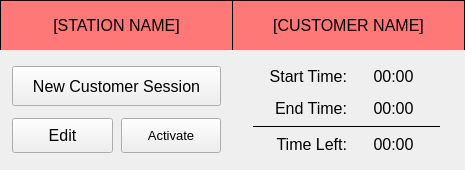
<?xml version="1.0" encoding="UTF-8"?>
<ui version="4.0">
 <class>frame_station_8</class>
 <widget class="QWidget" name="frame_station_8">
  <property name="geometry">
   <rect>
    <x>0</x>
    <y>0</y>
    <width>465</width>
    <height>170</height>
   </rect>
  </property>
  <property name="minimumSize">
   <size>
    <width>430</width>
    <height>170</height>
   </size>
  </property>
  <property name="maximumSize">
   <size>
    <width>510</width>
    <height>190</height>
   </size>
  </property>
  <property name="windowTitle">
   <string>Form</string>
  </property>
  <property name="styleSheet">
   <string notr="true">QWidget {
	font: 12pt &quot;Segoe UI&quot;;
}
QWidget[stationFrame=&quot;true&quot;] {
	border: 1px solid black;
}
QLabel[labelFrame=&quot;true&quot;] {
	border-bottom: 1px solid black;
}</string>
  </property>
  <property name="stationFrame" stdset="0">
   <bool>true</bool>
  </property>
  <layout class="QVBoxLayout" name="verticalLayout">
   <property name="spacing">
    <number>0</number>
   </property>
   <property name="leftMargin">
    <number>0</number>
   </property>
   <property name="topMargin">
    <number>0</number>
   </property>
   <property name="rightMargin">
    <number>0</number>
   </property>
   <property name="bottomMargin">
    <number>0</number>
   </property>
   <item>
    <widget class="QFrame" name="frame_labels_8">
     <property name="minimumSize">
      <size>
       <width>0</width>
       <height>50</height>
      </size>
     </property>
     <property name="styleSheet">
      <string notr="true">QFrame {
	background-color: rgb(255, 120, 120);
}</string>
     </property>
     <property name="frameShape">
      <enum>QFrame::HLine</enum>
     </property>
     <property name="frameShadow">
      <enum>QFrame::Plain</enum>
     </property>
     <property name="lineWidth">
      <number>0</number>
     </property>
     <property name="midLineWidth">
      <number>0</number>
     </property>
     <layout class="QHBoxLayout" name="horizontalLayout_3">
      <property name="spacing">
       <number>0</number>
      </property>
      <property name="leftMargin">
       <number>0</number>
      </property>
      <property name="topMargin">
       <number>0</number>
      </property>
      <property name="rightMargin">
       <number>0</number>
      </property>
      <property name="bottomMargin">
       <number>0</number>
      </property>
      <item>
       <widget class="QLabel" name="label_deviceName_8">
        <property name="font">
         <font>
          <family>Segoe UI</family>
          <pointsize>12</pointsize>
          <weight>50</weight>
          <italic>false</italic>
          <bold>false</bold>
         </font>
        </property>
        <property name="styleSheet">
         <string notr="true">border-top: 1px solid black;
border-left: 1px solid black;
border-right: 1px solid black;</string>
        </property>
        <property name="text">
         <string>[STATION NAME]</string>
        </property>
        <property name="alignment">
         <set>Qt::AlignCenter</set>
        </property>
        <property name="wordWrap">
         <bool>true</bool>
        </property>
        <property name="labelFrame" stdset="0">
         <bool>true</bool>
        </property>
       </widget>
      </item>
      <item>
       <widget class="QLabel" name="label_customerName_8">
        <property name="font">
         <font>
          <family>Segoe UI</family>
          <pointsize>12</pointsize>
          <weight>50</weight>
          <italic>false</italic>
          <bold>false</bold>
         </font>
        </property>
        <property name="styleSheet">
         <string notr="true">border-top: 1px solid black;
border-right: 1px solid black;</string>
        </property>
        <property name="text">
         <string>[CUSTOMER NAME]</string>
        </property>
        <property name="alignment">
         <set>Qt::AlignCenter</set>
        </property>
        <property name="wordWrap">
         <bool>true</bool>
        </property>
        <property name="labelFrame" stdset="0">
         <bool>true</bool>
        </property>
       </widget>
      </item>
     </layout>
    </widget>
   </item>
   <item>
    <layout class="QHBoxLayout" name="frame_contents_8">
     <property name="spacing">
      <number>0</number>
     </property>
     <item>
      <layout class="QGridLayout" name="gridLayout_contentsLeft_1" columnstretch="0,0">
       <property name="leftMargin">
        <number>12</number>
       </property>
       <property name="topMargin">
        <number>12</number>
       </property>
       <property name="rightMargin">
        <number>12</number>
       </property>
       <property name="bottomMargin">
        <number>12</number>
       </property>
       <property name="spacing">
        <number>8</number>
       </property>
       <item row="1" column="0">
        <widget class="QPushButton" name="pushButton_edit_8">
         <property name="minimumSize">
          <size>
           <width>0</width>
           <height>35</height>
          </size>
         </property>
         <property name="font">
          <font>
           <family>Segoe UI</family>
           <pointsize>12</pointsize>
           <weight>50</weight>
           <italic>false</italic>
           <bold>false</bold>
          </font>
         </property>
         <property name="text">
          <string>Edit</string>
         </property>
        </widget>
       </item>
       <item row="1" column="1">
        <widget class="QPushButton" name="pushButton_toggleState_8">
         <property name="minimumSize">
          <size>
           <width>0</width>
           <height>35</height>
          </size>
         </property>
         <property name="maximumSize">
          <size>
           <width>16777215</width>
           <height>35</height>
          </size>
         </property>
         <property name="font">
          <font>
           <family>Segoe UI</family>
           <pointsize>10</pointsize>
           <weight>50</weight>
           <italic>false</italic>
           <bold>false</bold>
          </font>
         </property>
         <property name="styleSheet">
          <string notr="true">font: 10pt &quot;Segoe UI&quot;;</string>
         </property>
         <property name="text">
          <string>Activate</string>
         </property>
        </widget>
       </item>
       <item row="0" column="0" colspan="2">
        <widget class="QPushButton" name="pushButton_newSession_8">
         <property name="minimumSize">
          <size>
           <width>0</width>
           <height>40</height>
          </size>
         </property>
         <property name="font">
          <font>
           <family>Segoe UI</family>
           <pointsize>12</pointsize>
           <weight>50</weight>
           <italic>false</italic>
           <bold>false</bold>
          </font>
         </property>
         <property name="text">
          <string>New Customer Session</string>
         </property>
        </widget>
       </item>
      </layout>
     </item>
     <item>
      <layout class="QGridLayout" name="gridLayout_contentsRight_8">
       <property name="leftMargin">
        <number>20</number>
       </property>
       <property name="topMargin">
        <number>10</number>
       </property>
       <property name="rightMargin">
        <number>25</number>
       </property>
       <property name="bottomMargin">
        <number>10</number>
       </property>
       <item row="3" column="1">
        <widget class="QLabel" name="label_timeLeftValue_8">
         <property name="font">
          <font>
           <family>Segoe UI</family>
           <pointsize>12</pointsize>
           <weight>50</weight>
           <italic>false</italic>
           <bold>false</bold>
          </font>
         </property>
         <property name="text">
          <string>00:00</string>
         </property>
         <property name="alignment">
          <set>Qt::AlignCenter</set>
         </property>
        </widget>
       </item>
       <item row="2" column="0" colspan="2">
        <widget class="Line" name="line_time_8">
         <property name="autoFillBackground">
          <bool>false</bool>
         </property>
         <property name="frameShadow">
          <enum>QFrame::Plain</enum>
         </property>
         <property name="lineWidth">
          <number>0</number>
         </property>
         <property name="midLineWidth">
          <number>1</number>
         </property>
         <property name="orientation">
          <enum>Qt::Horizontal</enum>
         </property>
        </widget>
       </item>
       <item row="0" column="0">
        <widget class="QLabel" name="label_startTime_8">
         <property name="font">
          <font>
           <family>Segoe UI</family>
           <pointsize>12</pointsize>
           <weight>50</weight>
           <italic>false</italic>
           <bold>false</bold>
          </font>
         </property>
         <property name="text">
          <string>Start Time:</string>
         </property>
         <property name="alignment">
          <set>Qt::AlignRight|Qt::AlignTrailing|Qt::AlignVCenter</set>
         </property>
         <property name="indent">
          <number>0</number>
         </property>
        </widget>
       </item>
       <item row="0" column="1">
        <widget class="QLabel" name="label_startTimeValue_8">
         <property name="font">
          <font>
           <family>Segoe UI</family>
           <pointsize>12</pointsize>
           <weight>50</weight>
           <italic>false</italic>
           <bold>false</bold>
          </font>
         </property>
         <property name="text">
          <string>00:00</string>
         </property>
         <property name="alignment">
          <set>Qt::AlignCenter</set>
         </property>
        </widget>
       </item>
       <item row="1" column="0">
        <widget class="QLabel" name="label_endTime_8">
         <property name="sizePolicy">
          <sizepolicy hsizetype="Preferred" vsizetype="Preferred">
           <horstretch>0</horstretch>
           <verstretch>0</verstretch>
          </sizepolicy>
         </property>
         <property name="font">
          <font>
           <family>Segoe UI</family>
           <pointsize>12</pointsize>
           <weight>50</weight>
           <italic>false</italic>
           <bold>false</bold>
          </font>
         </property>
         <property name="text">
          <string>End Time:</string>
         </property>
         <property name="alignment">
          <set>Qt::AlignRight|Qt::AlignTrailing|Qt::AlignVCenter</set>
         </property>
         <property name="indent">
          <number>0</number>
         </property>
        </widget>
       </item>
       <item row="1" column="1">
        <widget class="QLabel" name="label_endTimeValue_8">
         <property name="font">
          <font>
           <family>Segoe UI</family>
           <pointsize>12</pointsize>
           <weight>50</weight>
           <italic>false</italic>
           <bold>false</bold>
          </font>
         </property>
         <property name="text">
          <string>00:00</string>
         </property>
         <property name="alignment">
          <set>Qt::AlignCenter</set>
         </property>
        </widget>
       </item>
       <item row="3" column="0">
        <widget class="QLabel" name="label_timeLeft_8">
         <property name="font">
          <font>
           <family>Segoe UI</family>
           <pointsize>12</pointsize>
           <weight>50</weight>
           <italic>false</italic>
           <bold>false</bold>
          </font>
         </property>
         <property name="text">
          <string>Time Left:</string>
         </property>
         <property name="alignment">
          <set>Qt::AlignRight|Qt::AlignTrailing|Qt::AlignVCenter</set>
         </property>
         <property name="indent">
          <number>0</number>
         </property>
        </widget>
       </item>
      </layout>
     </item>
    </layout>
   </item>
  </layout>
 </widget>
 <resources/>
 <connections/>
</ui>
